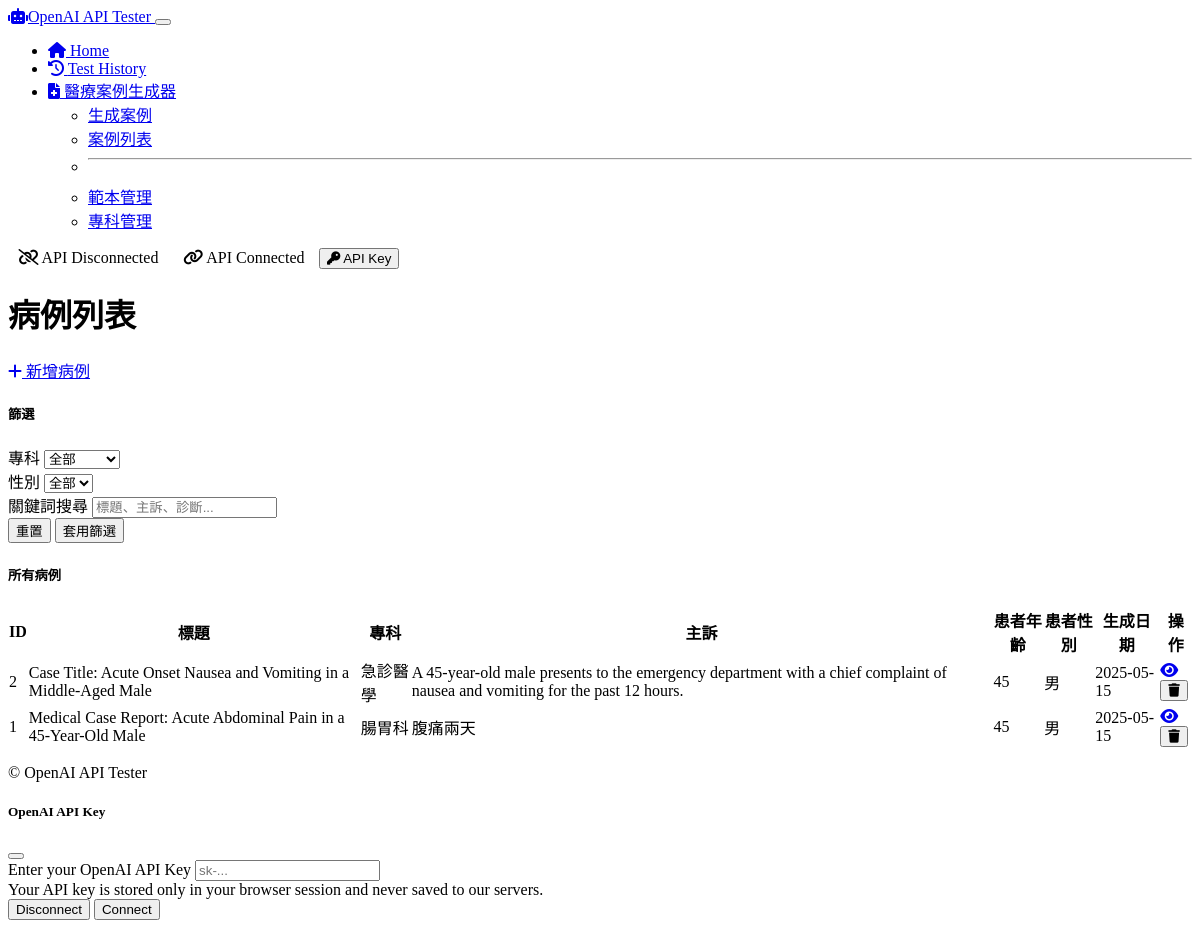
The app's page /medical/cases, older data.
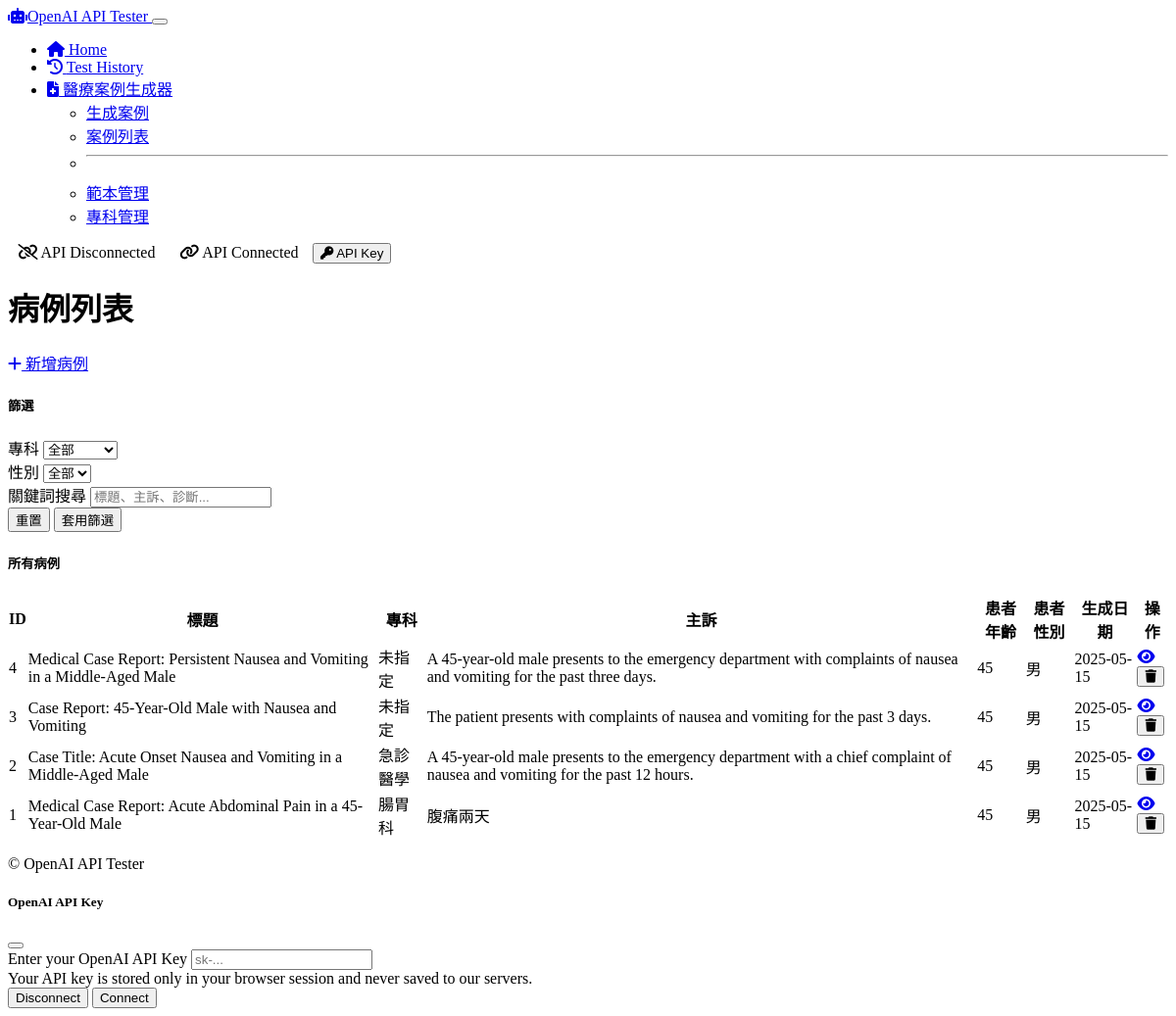
The same page, newer data.
### models/medical_case.py (models this page shows, shortened)
class MedicalCase(db.Model):
    id = db.Column(db.Integer, primary_key=True)
    title = db.Column(db.String(200), nullable=False)
    patient_age = db.Column(db.Integer, nullable=True)
    patient_gender = db.Column(db.String(20), nullable=True)
    chief_complaint = db.Column(db.Text, nullable=False)
    history_present_illness = db.Column(db.Text, nullable=True)
    past_medical_history = db.Column(db.Text, nullable=True)
    medications = db.Column(db.Text, nullable=True)
    allergies = db.Column(db.Text, nullable=True)
    family_history = db.Column(db.Text, nullable=True)
    social_history = db.Column(db.Text, nullable=True)
    physical_examination = db.Column(db.Text, nullable=True)
    vital_signs = db.Column(db.Text, nullable=True)
    laboratory_results = db.Column(db.Text, nullable=True)
    imaging_results = db.Column(db.Text, nullable=True)
    assessment = db.Column(db.Text, nullable=True)
    plan = db.Column(db.Text, nullable=True)
    specialty_id = db.Column(db.Integer, db.ForeignKey('medical_specialty.id'), nullable=True)
    diagnoses = db.relationship('Diagnosis', backref='case', lazy=True, cascade="all, delete-orphan")
    prompt_used = db.Column(db.Text, nullable=True)
    system_message = db.Column(db.Text, nullable=True)
    ai_model = db.Column(db.String(50), nullable=True)
    created_at = db.Column(db.DateTime, default=datetime.utcnow)
    updated_at = db.Column(db.DateTime, default=datetime.utcnow, onupdate=datetime.utcnow)

class MedicalSpecialty(db.Model):
    id = db.Column(db.Integer, primary_key=True)
    name = db.Column(db.String(100), nullable=False, unique=True)
    description = db.Column(db.Text, nullable=True)
    cases = db.relationship('MedicalCase', backref='specialty', lazy=True)

### routes/medical_routes.py (the view)
@app.route('/medical/cases', methods=['GET'])
def list_cases():
    cases = MedicalCase.query.order_by(MedicalCase.created_at.desc()).all()
    specialties = MedicalSpecialty.query.order_by(MedicalSpecialty.name).all()
    return render_template(
        'medical/cases.html',
        cases=cases,
        specialties=specialties
    )

### templates/medical/cases.html (shortened to what this page needs)
{% extends 'layout.html' %}
{% block content %}
<div class="container py-4">
    <div class="mb-4 d-flex justify-content-between align-items-center">
        <h1>病例列表</h1>
        <a href="{{ url_for('medical_home') }}" class="btn btn-primary">
            <i class="fas fa-plus me-1"></i> 新增病例
        </a>
    </div>
    <div class="card mb-4 shadow-sm">
        <div class="card-header">
            <h5 class="mb-0">篩選</h5>
        </div>
        <div class="card-body">
            <form id="filterForm" class="row g-3">
                <div class="col-md-4">
                    <label for="filterSpecialty" class="form-label">專科</label>
                    <select class="form-select" id="filterSpecialty">
                        <option value="">全部</option>
                    </select>
                </div>
                <div class="col-md-4">
                    <label for="filterGender" class="form-label">性別</label>
                    <select class="form-select" id="filterGender">
                        <option value="">全部</option>
                    </select>
                </div>
                <div class="col-md-4">
                    <label for="filterSearch" class="form-label">關鍵詞搜尋</label>
                    <input type="text" class="form-control" id="filterSearch" placeholder="標題、主訴、診斷...">
                </div>
                <div class="col-12 text-end">
                    <button type="reset" class="btn btn-secondary">重置</button>
                    <button type="submit" class="btn btn-primary">套用篩選</button>
                </div>
            </form>
        </div>
    </div>
    <div class="card shadow-sm">
        <div class="card-header">
            <h5 class="mb-0">所有病例</h5>
        </div>
        <div class="card-body">
            {% if cases %}
                <div class="table-responsive">
                    <table class="table table-hover" id="casesTable">
                        <thead>
                            <tr>
                                <th>ID</th>
                                <th>標題</th>
                                <th>專科</th>
                                <th>主訴</th>
                                <th>患者年齡</th>
                                <th>患者性別</th>
                                <th>生成日期</th>
                                <th>操作</th>
                            </tr>
                        </thead>
                        <tbody>
                            {% for case in cases %}
                                <tr class="case-row"
                                    data-specialty="{{ case.specialty.id if case.specialty else '' }}"
                                    data-gender="{{ case.patient_gender }}"
                                    data-search="{{ case.title }} {{ case.chief_complaint }}">
                                    <td>{{ case.id }}</td>
                                    <td>{{ case.title }}</td>
                                    <td>{{ case.specialty.name if case.specialty else "未指定" }}</td>
                                    <td>{{ case.chief_complaint }}</td>
                                    <td>{{ case.patient_age }}</td>
                                    <td>{{ case.patient_gender }}</td>
                                    <td>{{ case.created_at.strftime('%Y-%m-%d') }}</td>
                                    <td>
                                        <div class="btn-group">
                                            <a href="{{ url_for('view_case', id=case.id) }}" class="btn btn-sm btn-outline-info">
                                                <i class="fas fa-eye"></i>
                                            </a>
                                            <form action="{{ url_for('delete_case', id=case.id) }}" method="POST" onsubmit="return confirm('確定要刪除這個病例嗎？此操作無法撤銷。');" class="d-inline">
                                                <button type="submit" class="btn btn-sm btn-outline-danger">
                                                    <i class="fas fa-trash"></i>
                                                </button>
                                            </form>
                                        </div>
                                    </td>
                                </tr>
                            {% endfor %}
                        </tbody>
                    </table>
                </div>
            {% else %}
                <div class="alert alert-info">
                    <i class="fas fa-info-circle me-2"></i> 尚未生成任何病例。
                </div>
            {% endif %}
        </div>
    </div>
</div>
{% endblock %}

### templates/layout.html (shortened to what this page needs)
<!DOCTYPE html>
<html lang="en" data-bs-theme="dark">
<head>
    <link href="https://cdn.replit.com/agent/bootstrap-agent-dark-theme.min.css" rel="stylesheet">
    <link rel="stylesheet" href="https://cdnjs.cloudflare.com/ajax/libs/font-awesome/6.0.0/css/all.min.css">
    <link rel="stylesheet" href="{{ url_for('static', filename='css/custom.css') }}">
</head>
<body>
    <header>
        <nav class="navbar navbar-expand-lg navbar-dark bg-dark">
            <div class="container-fluid">
                <a class="navbar-brand" href="/">
                    <i class="fas fa-robot me-2"></i>OpenAI API Tester
                </a>
                <button class="navbar-toggler" type="button" data-bs-toggle="collapse" data-bs-target="#navbarNav">
                </button>
                <div class="collapse navbar-collapse" id="navbarNav">
                    <ul class="navbar-nav">
                        <li class="nav-item">
                            <a class="nav-link" href="/">
                                <i class="fas fa-home me-1"></i> Home
                            </a>
                        </li>
                        <li class="nav-item">
                            <a class="nav-link" href="/test-cases">
                                <i class="fas fa-history me-1"></i> Test History
                            </a>
                        </li>
                        <li class="nav-item dropdown">
                            <a class="nav-link dropdown-toggle" href="#" id="medicalDropdown" role="button" data-bs-toggle="dropdown" aria-expanded="false">
                                <i class="fas fa-file-medical me-1"></i> 醫療案例生成器
                            </a>
                            <ul class="dropdown-menu" aria-labelledby="medicalDropdown">
                                <li><a class="dropdown-item" href="/medical">生成案例</a></li>
                                <li><a class="dropdown-item" href="/medical/cases">案例列表</a></li>
                                <li><hr class="dropdown-divider"></li>
                                <li><a class="dropdown-item" href="/medical/templates">範本管理</a></li>
                                <li><a class="dropdown-item" href="/medical/specialties">專科管理</a></li>
                            </ul>
                        </li>
                    </ul>
                    <div class="ms-auto d-flex align-items-center" id="apiKeyStatus">
                        <span class="badge bg-danger me-2" id="apiDisconnected">
                            <i class="fas fa-unlink me-1"></i> API Disconnected
                        </span>
                        <span class="badge bg-success me-2 d-none" id="apiConnected">
                            <i class="fas fa-link me-1"></i> API Connected
                        </span>
                        <button class="btn btn-sm btn-outline-light" id="apiKeyButton" data-bs-toggle="modal" data-bs-target="#apiKeyModal">
                            <i class="fas fa-key me-1"></i> API Key
                        </button>
                    </div>
                </div>
            </div>
        </nav>
    </header>
    <main class="container py-4">
        {% block content %}{% endblock %}
    </main>
    <footer class="bg-dark text-light py-3 mt-5">
        <div class="container text-center">
            <p class="mb-0">&copy; OpenAI API Tester</p>
        </div>
    </footer>
    <div class="modal fade" id="apiKeyModal" tabindex="-1" aria-hidden="true">
        <div class="modal-dialog">
            <div class="modal-content">
                <div class="modal-header">
                    <h5 class="modal-title">OpenAI API Key</h5>
                    <button type="button" class="btn-close" data-bs-dismiss="modal" aria-label="Close"></button>
                </div>
                <div class="modal-body">
                    <div class="mb-3">
                        <label for="apiKeyInput" class="form-label">Enter your OpenAI API Key</label>
                        <input type="password" class="form-control" id="apiKeyInput" placeholder="sk-...">
                        <div class="form-text">Your API key is stored only in your browser session and never saved to our servers.</div>
                    </div>
                </div>
                <div class="modal-footer">
                    <button type="button" class="btn btn-outline-danger" id="disconnectButton">Disconnect</button>
                    <button type="button" class="btn btn-primary" id="connectButton">Connect</button>
                </div>
            </div>
        </div>
    </div>
</body>
</html>

### static/css/custom.css (style rules this page uses)
.form-label { margin-bottom: 0.3rem; font-weight: 500; }
.table { border-collapse: separate; border-spacing: 0; }
.badge { font-weight: normal; padding: 0.35em 0.65em; }

Row changes from the older to the newer data that the page shows:
added MedicalCase: id "4", title "Medical Case Report: Persistent Nausea and Vomiting in a Middle-Aged Male", specialty "未指定", chief_complaint "A 45-year-old male presents to the emergency department with complaints of nausea and vomiting for the past three days.", patient_age "45", patient_gender "男", created_at "2025-05-15"
added MedicalCase: id "3", title "Case Report: 45-Year-Old Male with Nausea and Vomiting", specialty "未指定", chief_complaint "The patient presents with complaints of nausea and vomiting for the past 3 days.", patient_age "45", patient_gender "男", created_at "2025-05-15"
